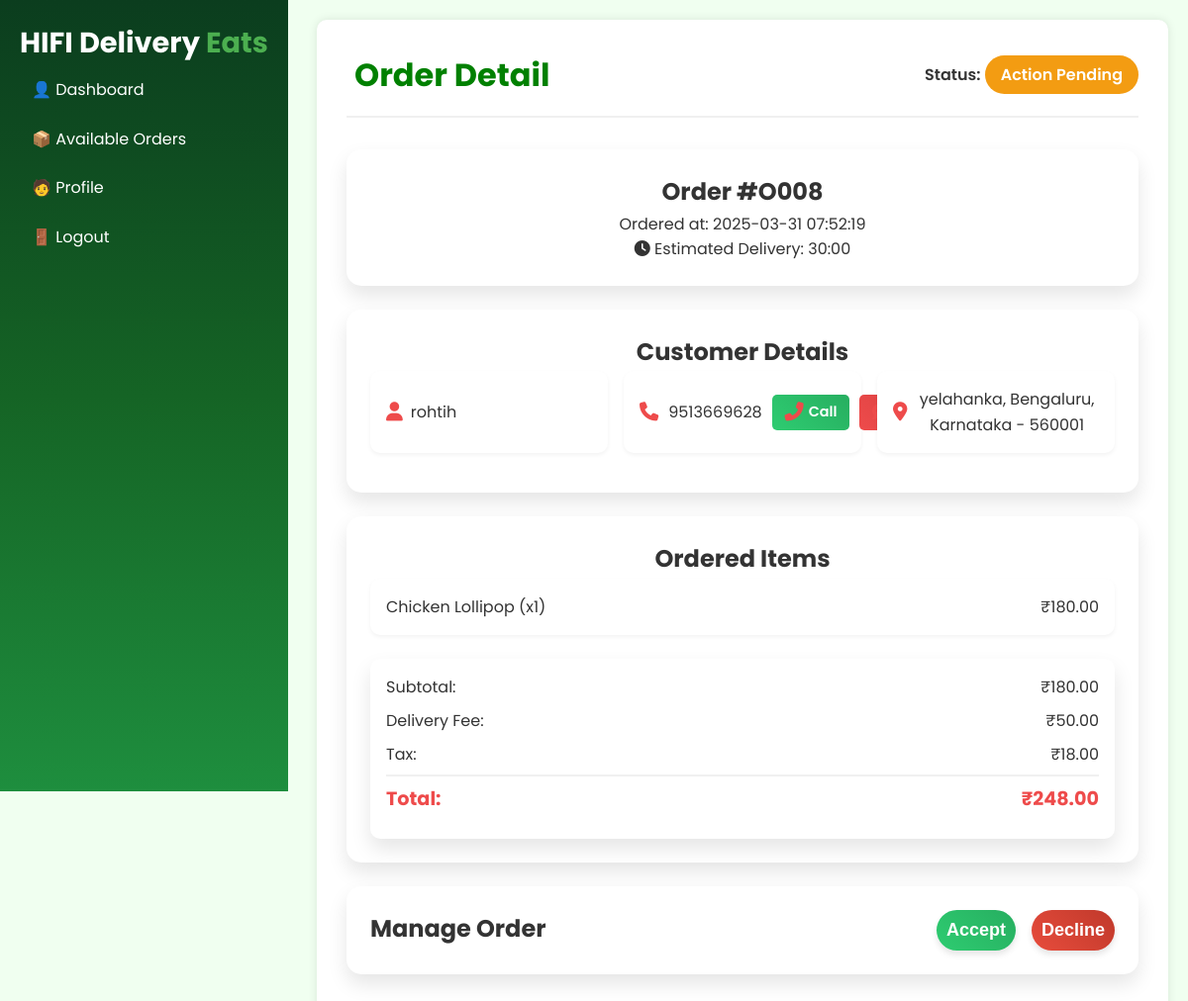
Page /delivery-partner/order-detail/O008 (signed in) on the committed database.
### models.py (models this page shows, shortened)
class BaseModel(db.Model):
    __abstract__ = True
    PREFIX = None  # each child model must set this

class Order(BaseModel):
    __tablename__ = "orders"
    PREFIX = 'O'
    order_id = db.Column(db.String(10), primary_key=True)
    customer_id = db.Column(db.String(10), db.ForeignKey("customer.customer_id", ondelete="CASCADE"), nullable=False)
    delivery_agent_id = db.Column(db.String(10), db.ForeignKey("delivery_agent.delivery_agent_id", ondelete="SET NULL"), nullable=True)
    delivery_status = db.Column(db.Enum("Pending", "Preparing","Accepted","Picked Up","Out for Delivery", "Delivered", "Cancelled","Refunded","Declined", name="order_status"), nullable=False, default="Pending")
    total_price = db.Column(db.DECIMAL(10, 2), nullable=False)
    delivery_location = db.Column(db.Text, nullable=False)
    created_at = db.Column(db.DateTime, default=datetime.utcnow, nullable=False)
    delivered_at = db.Column(db.DateTime, nullable=True)
    order_feedback = db.Column(db.Integer, nullable=True)
    customer = db.relationship("Customer", back_populates="orders", foreign_keys=[customer_id])
    delivery_agent = db.relationship("DeliveryAgent", back_populates="deliveries")
    order_items = db.relationship("OrderItem", back_populates="order")
    delivery_feedbacks = db.relationship("DeliveryFeedback", back_populates="order")

class Customer(UserMixin, BaseModel):
    __tablename__ = 'customer'
    PREFIX = 'U'
    customer_id = db.Column(db.String(10), primary_key=True)
    username = db.Column(db.String(100))
    email = db.Column(db.String(100), unique=True)
    phone = db.Column(db.Integer, unique=True, nullable=False)
    password = db.Column(db.String(100), nullable=False)
    addresses = db.relationship("Address", back_populates="customer", lazy=True)
    orders = db.relationship("Order", back_populates="customer", foreign_keys="Order.customer_id")
    cart_items = db.relationship("Cart", back_populates="customer")

class Address(BaseModel):
    __tablename__ = 'address'
    PREFIX = 'ADD'
    address_id = db.Column(db.String(10), primary_key=True)
    customer_id = db.Column(db.String(10), db.ForeignKey('customer.customer_id'), nullable=False)
    address_line = db.Column(db.String(255), nullable=False)
    city = db.Column(db.String(50), nullable=False)
    state = db.Column(db.String(50), nullable=False)
    zip_code = db.Column(db.String(20), nullable=False)
    is_preferred = db.Column(db.Boolean, default=False)
    customer = db.relationship("Customer", back_populates="addresses")

class OrderItem(BaseModel):
    __tablename__ = "order_item"
    PREFIX = 'OI'
    order_item_id = db.Column(db.String(10), primary_key=True)
    order_id = db.Column(db.String(10), db.ForeignKey("orders.order_id", ondelete="CASCADE"), nullable=False)
    menu_item_id = db.Column(db.String(10), db.ForeignKey("menu_items.menu_item_id", ondelete="CASCADE"), nullable=False)
    quantity = db.Column(db.Integer, nullable=False)
    price = db.Column(db.DECIMAL(10, 2), nullable=False)
    order = db.relationship("Order", back_populates="order_items")
    menu_item = db.relationship("MenuItem", back_populates="order_items")

class MenuItem(BaseModel):
    __tablename__ = "menu_items"
    PREFIX = 'MI'
    menu_item_id = db.Column(db.String(10), primary_key=True)
    name = db.Column(db.String(255), nullable=False, unique=True)
    description = db.Column(db.Text, nullable=False)
    price = db.Column(db.DECIMAL(10, 2), nullable=False)
    image_url = db.Column(db.String(500), nullable=False)
    category_id = db.Column(db.String(10), db.ForeignKey("categories.category_id", ondelete="CASCADE"), nullable=False)
    subcategory_id = db.Column(db.String(10), db.ForeignKey("subcategories.subcategory_id", ondelete="CASCADE"), nullable=False)
    nutrient_value = db.Column(db.String(255), nullable=False)
    calorie_count = db.Column(db.Integer, nullable=False)
    is_best_seller = db.Column(db.Boolean, default=False)
    is_out_of_stock = db.Column(db.Boolean, default=False)
    discount_percentage = db.Column(db.DECIMAL(5, 2), nullable=True)
    stock_available = db.Column(db.Integer, default=100)
    scheduled_update_time = db.Column(db.DateTime, nullable=True, default=datetime.utcnow)
    pending_update = db.Column(db.Text, nullable=True)  # JSON string for pending changes
    category = db.relationship("Category", back_populates="menu_items")
    subcategory = db.relationship("Subcategory", back_populates="menu_items")
    order_items = db.relationship("OrderItem", back_populates="menu_item")
    cart_items = db.relationship("Cart", back_populates="menu_item")

### routes/delivery_agent_routes.py (the view)
    @app.route('/delivery-partner/order-detail/<string:order_id>')
    def delivery_partner_order_detail(order_id):
        order = (
            db.session.query(Order)
            .options(
                joinedload(Order.customer).joinedload(Customer.addresses),
                joinedload(Order.order_items).joinedload(OrderItem.menu_item)
            )
            .filter(
                Order.delivery_agent_id == current_user.delivery_agent_id,
                Order.order_id == order_id
            )
            .first()
        )
        if not order:
            return "Order not found", 404
        feedback = (
            db.session.query(DeliveryFeedback)
            .filter(
                DeliveryFeedback.delivery_agent_id == current_user.delivery_agent_id,
                DeliveryFeedback.order_id == order_id
            )
            .first()
        )
        print(feedback)
        return render_template("delivery_agent/order_detail.html", user=current_user, order=order, feedback=feedback)

### templates/delivery_agent/order_detail.html (shortened to what this page needs)
{% extends "/delivery_agent/index.html" %} {% block css %}
<link rel="stylesheet" href="/css/delivery_agent/order_detail.css" />
{% endblock css %} {% block content %}
<header>
  <div class="logo">
    <h1>Order Detail</h1>
  </div>
  <div class="order-status">
    <span class="status-label">Status:</span>
    <span class="status-value" id="orderStatus"
      >{% if order.delivery_status == "Preparing" %}Action Pending{% else %}{{ order.delivery_status }}{% endif %}</span
    >
  </div>
</header>
<main>
  <section class="order-info card">
    <h2>Order #{{ order.order_id }}</h2>
    <p class="order-time">
      Ordered at:
      <span id="orderTime"
        >{{ order.created_at.strftime('%Y-%m-%d %H:%M:%S') }}</span
      >
    </p>
    <div class="estimated-delivery">
      <i class="fas fa-clock"></i>
      <span>Estimated Delivery: </span>
      <span id="estimatedDelivery">30:00</span>
    </div>
  </section>
  <section class="customer-info card">
    <h2>Customer Details</h2>
    <div class="info-grid">
      <div class="info-item">
        <i class="fas fa-user"></i>
        <p id="customerName">{{ order.customer.username }}</p>
      </div>
      <div class="info-item phone-info">
        <i class="fas fa-phone"></i>
        <p id="customerPhone">{{ order.customer.phone }}</p>
        <div class="phone-actions">
          <a href="tel:{{ order.customer.phone }}" class="btn btn-call">
            <i class="fas fa-phone-alt"></i> Call
          </a>
          <a href="sms:{{ order.customer.phone }}" class="btn btn-text">
          </a>
        </div>
      </div>
      <div class="info-item">
        <i class="fas fa-map-marker-alt"></i>
        <p id="customerAddress">
          {% if order.customer.addresses %} {{ order.customer.addresses[0].address_line
          }}, {{ order.customer.addresses[0].city }}, {{
          order.customer.addresses[0].state }} - {{ order.customer.addresses[0].zip_code
          }} {% else %} No address provided. {% endif %}
        </p>
      </div>
    </div>
  </section>
  <section class="order-items card">
    <h2>Ordered Items</h2>
    <ul id="itemList">
      {% for item in order.order_items %}
      <li>
        <span>{{ item.menu_item.name }} (x{{ item.quantity }})</span>
        <span>₹{{ '%.2f' | format(item.price * item.quantity) }}</span>
      </li>
      {% else %}
      <li>No items found.</li>
      {% endfor %}
    </ul>
    {% set ns = namespace(subtotal=0) %}
    {% for item in order.order_items %}
        {% set ns.subtotal = ns.subtotal + (item.price * item.quantity) %}
    {% endfor %}
    {% set delivery_fee = 50 %}
    {% set tax = ns.subtotal|float * 0.1 %}
    {% set total = ns.subtotal|float + delivery_fee + tax %}
    <div class="order-summary">
      <div class="summary-item">
        <span>Subtotal:</span>
        <span id="subtotal">₹{{ '%.2f' | format(ns.subtotal) }}</span>
      </div>
      <div class="summary-item">
        <span>Delivery Fee:</span>
        <span id="deliveryFee">₹{{ '%.2f' | format(delivery_fee) }}</span>
      </div>
      <div class="summary-item">
        <span>Tax:</span>
        <span id="tax">₹{{ '%.2f' | format(tax) }}</span>
      </div>
      <div class="summary-item total">
        <span>Total:</span>
        <span id="orderTotal">₹{{ '%.2f' | format(total) }}</span>
      </div>
    </div>
  </section>
  {% if order.delivery_status != "Delivered" and order.delivery_status != "Accepted" %}
  <section class="delivery-actions card">
    <div class="card-header">
      <h2 class="mb-0">Manage Order</h2>
    </div>
    <div class="card-body">
      <div class="button-row">
        <div class="button-col">
          <form action="/order/{{ order.order_id }}/accept" method="POST">
            <button type="submit" class="btn btn-success btn-block">
              Accept
            </button>
          </form>
        </div>
        <div class="button-col">
          <form action="/order/{{ order.order_id }}/decline" method="POST">
            <button type="submit" class="btn btn-danger btn-block">
              Decline
            </button>
          </form>
        </div>
      </div>
    </div>
  </section>
  {% endif %}
</main>
{% endblock content %}

### static/css/delivery_agent/index.css (style rules this page uses)
body { font-family: 'Poppins', sans-serif; margin: 0; background: #f0fff0; }
header { display: flex; justify-content: space-between; align-items: center; padding-bottom: 20px; border-bottom: 2px solid #ddd; }
.card { background: #f1f2f6; padding: 20px; border-radius: 10px; box-shadow: 2px 2px 10px rgba(0,0,0,0.1); flex: 1; text-align: center; transition: 0.3s; }
.status-value { font-weight: bold; }

### static/css/delivery_agent/order_detail.css (style rules this page uses)
:root { --primary-color: #ee4b4b; --primary-dark: #d63f3f; --secondary-color: #333333; --success-color: #2ecc71; --success-dark: #27ae60; --warning-color: #f39c12; --danger-color: #e74c3c; --danger-dark: #c0392b; --text-color: #333333; --bg-color: #f0fff0; --card-bg: #ffffff; --shadow: 0 10px 20px rgba(0, 0, 0, 0.1); }
* { margin: 0; padding: 0; box-sizing: border-box; }
body { font-family: 'Poppins', sans-serif; background: var(--bg-color); color: var(--text-color); line-height: 1.6; }
.card { background: white; padding: 1.5rem; border-radius: 15px; box-shadow: var(--shadow); margin-bottom: 1.5rem; }
header { display: flex; justify-content: space-between; align-items: center; margin-bottom: 2rem; padding-bottom: 1rem; border-bottom: 2px solid #f0f0f0; }
.logo { display: flex; align-items: center; gap: 0.5rem; }
h1 { font-size: 2rem; color: green; }
.order-status { font-size: 1rem; }
.status-label { font-weight: 600; }
.status-value { padding: 0.5rem 1rem; border-radius: 20px; background-color: var(--warning-color); color: white; font-weight: 600; }
.info-grid { display: grid; grid-template-columns: repeat(auto-fit, minmax(200px, 1fr)); gap: 1rem; margin-bottom: 1rem; }
.info-item { display: flex; align-items: center; gap: 0.5rem; background-color: white; padding: 1rem; border-radius: 10px; box-shadow: 0 2px 4px rgba(0, 0, 0, 0.05); }
.info-item i { font-size: 1.2rem; color: var(--primary-color); }
.order-items ul { list-style-type: none; }
.order-items li { display: flex; justify-content: space-between; align-items: center; padding: 1rem; background-color: white; border-radius: 10px; margin-bottom: 0.5rem; box-shadow: 0 2px 4px rgba(0, 0, 0, 0.05); }
.order-summary { margin-top: 1.5rem; background-color: white; padding: 1rem; border-radius: 10px; box-shadow: var(--shadow); }
.summary-item { display: flex; justify-content: space-between; margin-bottom: 0.5rem; }
.summary-item.total { font-weight: 700; font-size: 1.2rem; color: var(--primary-color); border-top: 2px solid #f0f0f0; padding-top: 0.5rem; margin-top: 0.5rem; }
.btn { display: inline-block; padding: 0.75rem 1.5rem; border: none; border-radius: 25px; font-size: 1rem; font-weight: 600; text-align: center; cursor: pointer; transition: all 0.3s ease; flex: 1; color: #fff; background: #ccc; }
.btn-success { background: linear-gradient(45deg, var(--success-color), var(--success-dark)); box-shadow: 0 4px 6px rgba(0,0,0,0.1); }
.btn-danger { background: linear-gradient(45deg, var(--danger-color), var(--danger-dark)); box-shadow: 0 4px 6px rgba(0,0,0,0.1); }
.delivery-actions { display: flex; justify-content: space-between; gap: 1rem; }
.phone-info { display: flex; align-items: center; gap: 10px; }
.phone-actions { display: flex; gap: 10px; margin-left: auto; }
.phone-actions .btn { padding: 0.4rem 0.8rem; font-size: 0.9rem; text-decoration: none; border-radius: 5px; display: flex; align-items: center; gap: 5px; }
.btn-call { background: linear-gradient(45deg, var(--success-color), var(--success-dark)); color: white; }
.btn-text { background: linear-gradient(45deg, var(--primary-color), var(--primary-dark)); color: white; }
.delivery-actions .card-body .button-row { display: flex; gap: 1rem; }
.delivery-actions .card-body .button-col { flex: 1; }
.btn-block { width: 100%; padding: 10px; font-size: 18px; border: none; border-radius: 25px; cursor: pointer; }
.btn-success { background: linear-gradient(45deg, var(--success-color), var(--success-dark)); color: #fff; }
.btn-danger { background: linear-gradient(45deg, var(--danger-color), var(--danger-dark)); color: #fff; }

### rows in the picture
Order: order_id "O008", created_at "2025-03-31 07:52:19"
Customer: customer.username "rohtih", customer.phone "9513669628"
Address: customer "yelahanka", customer "Bengaluru", customer "Karnataka", customer "560001"
OrderItem: menu_item.name "Chicken Lollipop", quantity "1", item.price*item.quantity "180.00"

### other values in the picture
{{ '%.2f' | format(ns.subtotal) }} "180.00"
{{ '%.2f' | format(delivery_fee) }} "50.00"
{{ '%.2f' | format(tax) }} "18.00"
{{ '%.2f' | format(total) }} "248.00"
